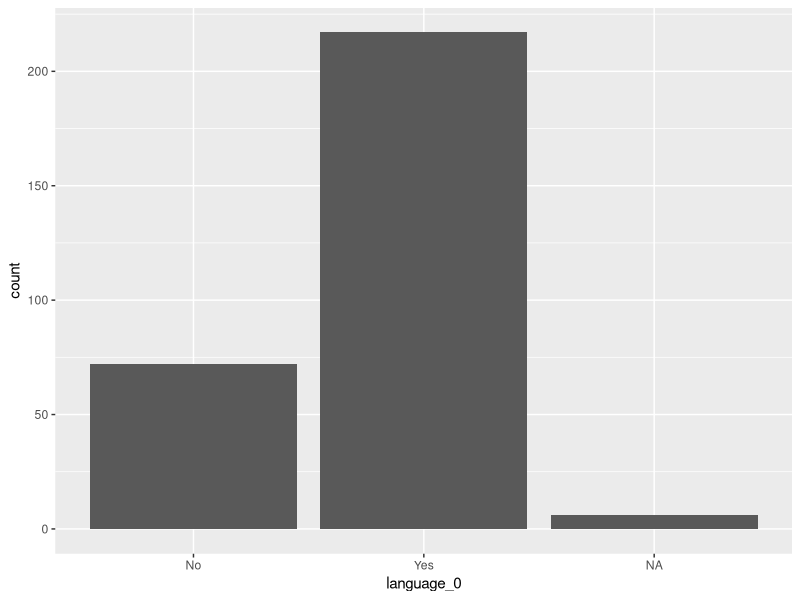

Write the R code that produced this figure. (Note: this script raises an error after producing the figure.)
library(tidyverse)
library(readxl)
library(ggplot2)
setwd("~/HIP")

data = read_excel('weekdayend_all.xlsx') 

#### DM_e (Evening) ####
### Generate two variables of Amharic and Sidamaigna and 3rd variable of non-Amharic 

DM_e = c('language_0',
         'language_1',
         'language_2',
         'language_3',
         'language_4',
         'language_5',
         'language_6',
         'language_7',
         'language_8',
         'language_9',
         'language_10',
         'language_11',
         'language_100',
         'language_other',
         'religion',
         'religion_other',
         'current_live_region',
         'current_live_city',
         'current_live_woreda',
         'current_live_kebele',
         'origin_region',
         'origin_city',
         'origin_woreda',
         'origin_kebele')


data_DM = data %>%
  select(all_of(DM_e)) %>%
  mutate(across(DM_e[c(1:13, 15)], as.factor)) %>%
  mutate(across(DM_e[c(14, 16:23)], as.character)) %>%
  mutate(across(DM_e[c(1:13)], ~recode(.,
                     `0` = 'No',
                     `1` = 'Yes'))) %>%
  mutate(religion = recode(religion,
                               `0` = 'Protestant',
                               `1` = 'Orthodox',
                               `2` = 'Catholic',
                               `3` = 'Muslim',
                               `4` = 'Traditional religions',
                               `100` = 'Others')) 
str(data_DM)


ggplot(data = data_DM) +
  geom_bar(aes(x = language_0)) +
  ggsave('DM4a.png')

ggplot(data = data_DM) +
  geom_bar(aes(x = language_5)) +
  ggsave('DM4b.png')

ggplot(data = data_DM) +
  geom_bar(aes(x = religion)) +
  ggsave('DM5.png')


#### WF (Evening) ####

## Job way, pick most important ones and create around 3 or more main variables like the language variable

WF = c('search_job_way_0',
         'search_job_way_1',
         'search_job_way_2',
         'search_job_way_3',
         'search_job_way_4',
         'search_job_way_5',
         'search_job_way_6',
         'search_job_way_7',
         'search_job_way_8',
         'search_job_way_other',
         'search_job_day',
         'search_job_hour',
         'search_job_min',
         'income_total',
         'income_from_family',
         'income_from_friend',
         'income_to_family',
         'expend_food',
         'expend_transp',
         'expend_rent',
         'expend_cosmetic',
         'health_nofood',
         'health_ill')

data_WF = data %>%
  select(all_of(WF)) %>%
  mutate(across(WF[c(1:10, 17, 22, 23 )], as.factor)) %>%
  mutate(across(WF[c(11:13)], as.integer)) %>%
  mutate(across(WF[c(1:10, 22, 23)], ~recode(.,
                                       `0` = 'No',
                                       `1` = 'Yes'))) %>%
  mutate(income_to_family = recode(income_to_family,
                                         `0` = 'No',
                                         `1` = 'Yes',
                                        `100` = 'Not Sure'))

str(data_WF)

ggplot(data = data_WF) +
  geom_bar(aes(x = search_job_way_5)) +
  ggsave('WF1-5.png')

ggplot(data = data_WF) +
  geom_bar(aes(x = search_job_way_6)) +
  ggsave('WF1-6.png')

ggplot(data = data_WF) +
  geom_histogram(aes(x = search_job_day), binwidth = 1) +
  ggsave('WF1b.png')

ggplot(data = data_WF) +
  geom_histogram(aes(x = search_job_hour), binwidth = 5) +
  ggsave('WF1c.png')

ggplot(data = data_WF) +
  geom_histogram(aes(x = search_job_min), binwidth = 1) +
  ggsave('WF1d.png')

ggplot(data = data_WF) +
  geom_histogram(aes(x = income_total), binwidth = 1000) +
  ggsave('WF2.png')

ggplot(data = data_WF) +
  geom_histogram(aes(x = income_from_family), binwidth = 1000) +
  ggsave('WF3.png')

ggplot(data = data_WF) +
  geom_histogram(aes(x = income_from_friend), binwidth = 100) +
  ggsave('WF4.png')

ggplot(data = data_WF) +
  geom_bar(aes(x = income_to_family), binwidth = 1000) +
  ggsave('WF5.png')

ggplot(data = data_WF) +
  geom_histogram(aes(x = expend_food), binwidth = 100) +
  ggsave('WF6.png')

ggplot(data = data_WF) +
  geom_histogram(aes(x = expend_transp), binwidth = 50) +
  ggsave('WF7.png')

ggplot(data = data_WF) +
  geom_histogram(aes(x = expend_rent), binwidth = 100) +
  ggsave('WF8.png')

ggplot(data = data_WF) +
  geom_histogram(aes(x = expend_cosmetic), binwidth = 50) +
  ggsave('WF9.png')

ggplot(data = data_WF) +
  geom_bar(aes(x = health_nofood)) +
  ggsave('WF10.png')

ggplot(data = data_WF) +
  geom_bar(aes(x = health_ill)) +
  ggsave('WF11.png')


#### JH (Evening) ####

JH = c('history_yesno',
       'history_age',
       'history_manual',
       'history_salary',
       'history_hour',
       'history_day',
       'history_quitreason',
       'history_quitreason_other')

data_JH = data %>%
  select(all_of(JH)) %>%
  mutate(across(JH[c(1, 3, 7)], as.factor)) %>%
  mutate(across(JH[c(5, 6)], as.integer)) %>%
  mutate(across(JH[c(7)], as.character)) %>%
  mutate(across(JH[c(1, 3)], ~recode(.,
                                             `0` = 'No',
                                             `1` = 'Yes'))) %>%
  mutate(history_quitreason = recode(history_quitreason,
                                   `0` = 'Because the firm fired me.',
                                   `1` = 'Because the job was not interesting.',
                                   `2` = 'Because the job did not pay well.',
                                   `3` = 'Because the job was very tiring',
                                   `5` = 'Because the job did not provide good benefits.',
                                   `6` = 'Because the employer treated me badly.',
                                  `100` = 'Others'))

str(data_JH) 

ggplot(data = data_JH) +
  geom_bar(aes(x = history_yesno)) +
  ggsave('JH1.png')

ggplot(data = data_JH) +
  geom_histogram(aes(x = history_age), binwidth = 1) +
  ggsave('JH2.png')

ggplot(data = data_JH) +
  geom_bar(aes(x = history_manual)) +
  ggsave('JH3a.png')

ggplot(data = data_JH) +
  geom_histogram(aes(x = history_salary), binwidth = 100) +
  ggsave('JH4.png')

ggplot(data = data_JH) +
  geom_histogram(aes(x = history_hour), binwidth = 1) +
  ggsave('JH5.png')

ggplot(data = data_JH) +
  geom_histogram(aes(x = history_day), binwidth = 1) +
  ggsave('JH6.png')

ggplot(data = data_JH) +
  geom_bar(aes(x = history_quitreason)) +
  ggsave('JH7.png')


